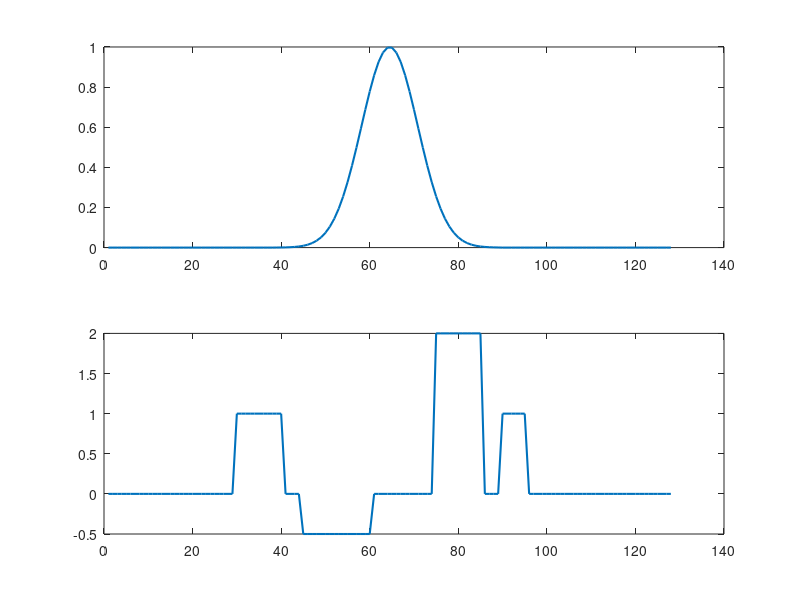

Source code (MATLAB): (Note: this script raises an error after producing the figure.)
clear all
close all

N = 128;

x = (linspace(-10,10,N))';
y = exp((-x.^2)./2);

z = zeros(length(y),1);
z(39:89) = y(39:89);

s = zeros(N,1);
s([(30:40) (90:95)]) = 1;
s(45:60) = -.5;
s(75:85) = 2;

subplot(2,1,1),plot(z,'LineWidth',1.5);
subplot(2,1,2),plot(s,'LineWidth',1.5);

c = [z(N/2+1:end);z(1:N/2)];
% for i = 1:N
%     if i <= N/2
%         c(i) = z(i)*N/2+i;
%     else
%         c(i) = z(i)-N/2;
%     end
% end

A = circolante(c);

b1 = A*s;
x1 = A\b1;
b2 = b1 + 1e-4*randn(N,1);
x2 = A\b2;

figure;
subplot(2,1,1);plot(b1,'LineWidth', 1.5);
subplot(2,1,2);plot(b2,'LineWidth', 1.5);


figure;
subplot(2,1,1);plot(x1,'b');
subplot(2,1,2);plot(x2,'r');

fprintf("Numero di condizionamento di A: %g\n", cond(A));

err = norm(s - x2)/norm(s);

fprintf("Errore relativo: %g\n", err);



